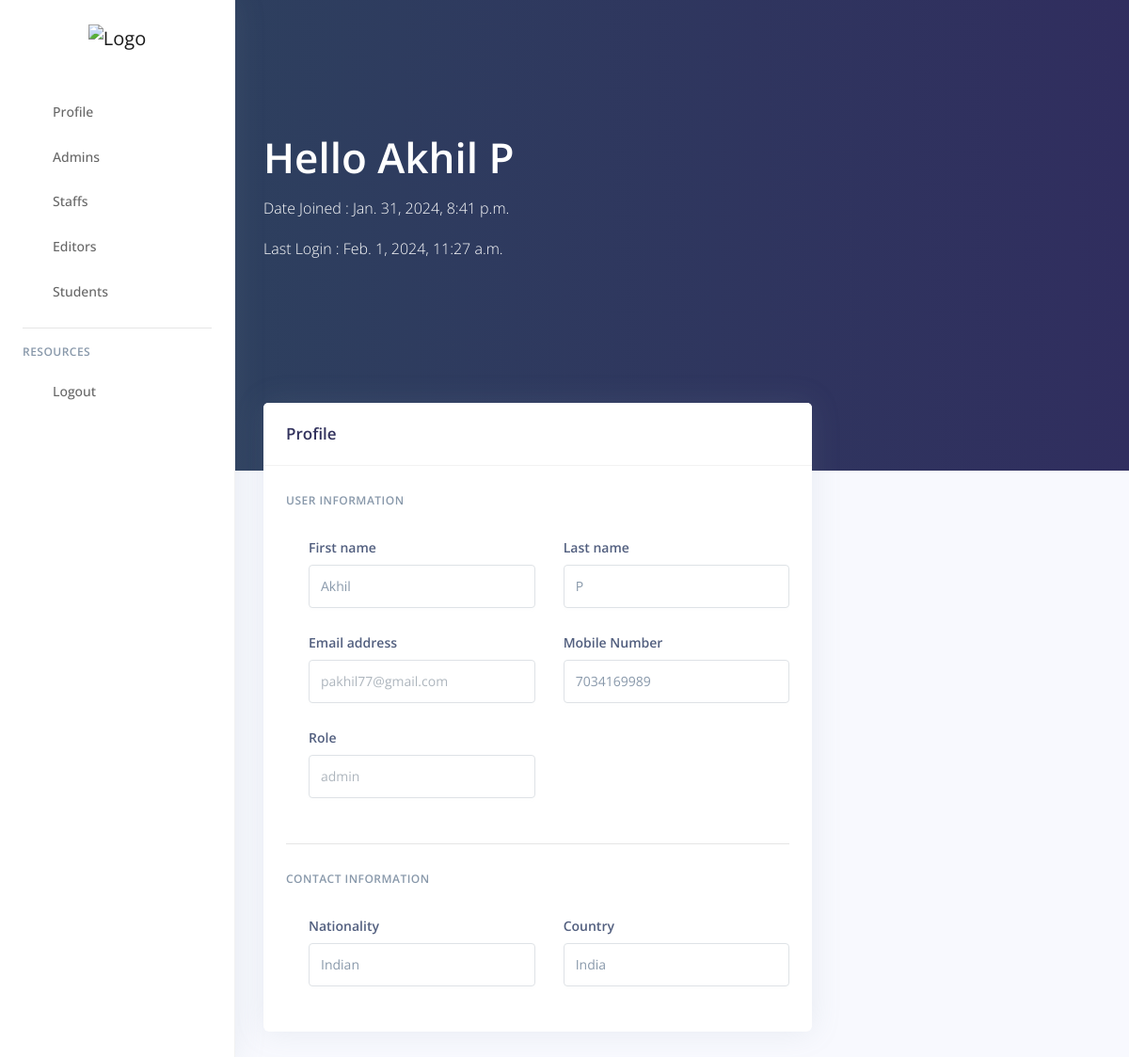
Screenshot of /profile/ (signed in) with the database file from the repository.
### user/models.py (models this page shows, shortened)
class AppUser(AbstractUser):
    first_name = models.CharField(max_length=150)
    last_name = models.CharField(max_length=150)
    full_name = models.CharField(max_length=300)
    email = models.EmailField(unique=True)
    country = models.CharField(max_length=100)
    nationality = models.CharField(max_length=100)
    mobile_number = models.CharField(max_length=15)
    ROLE_CHOICES = [
        ('student', 'Student'),
        ('staff', 'Staff'),
        ('admin', 'Admin'),
        ('editor', 'Editor'),
    ]
    role = models.CharField(max_length=10, choices=ROLE_CHOICES)

### user/views.py (the view)
# urls.py: path('profile/', profile, name='profile'),
@login_required
def profile(request):
    return render(request, "profile.html")

### user/templates/profile.html (shortened to what this page needs)
{% extends 'layouts/base.html' %}
{% block content %}
{% load tz %}
<div class="header pb-6 d-flex align-items-center"
     style="min-height: 500px; background-size: cover; background-position: center top;">
  <span class="mask bg-gradient-default opacity-8"></span>
  <div class="container-fluid align-items-center">
    <div class="row">
      <div class="col-lg-7 col-md-10">
        <h1 class="display-2 text-white">
          Hello {{ request.user.full_name }}
        </h1>
        {% localtime on %}
          <p class="text-white">Date Joined : {{ request.user.date_joined }}</p>
          <p class="text-white">Last Login : {{ request.user.last_login|default:"N/A" }}</p>
        {% endlocaltime %}
      </div>
    </div>
  </div>
</div>
<div class="container-fluid mt--6">
  <div class="row">
    <div class="col-xl-8 order-xl-1">
      <div class="card">
        <div class="card-header">
          <div class="row align-items-center">
            <div class="col-8">
              <h3 class="mb-0">Profile </h3>
            </div>
          </div>
        </div>
        <div class="card-body">
          <form>
            <h6 class="heading-small text-muted mb-4">User information</h6>
            <div class="pl-lg-4">
              <div class="row">
                <div class="col-lg-6">
                  <div class="form-group">
                    <label class="form-control-label" for="input-first-name">First name</label>
                    <input type="text" id="input-first-name" class="form-control" placeholder="First name" value="{{ request.user.first_name }}">
                  </div>
                </div>
                <div class="col-lg-6">
                  <div class="form-group">
                    <label class="form-control-label" for="input-last-name">Last name</label>
                    <input type="text" id="input-last-name" class="form-control" placeholder="Last name" value="{{ request.user.last_name }}">
                  </div>
                </div>
              </div>
              <div class="row">
                <div class="col-lg-6">
                  <div class="form-group">
                    <label class="form-control-label" for="input-email">Email address</label>
                    <input type="email" id="input-email" class="form-control" placeholder="{{ request.user.email }}">
                  </div>
                </div>
                <div class="col-lg-6">
                  <div class="form-group">
                    <label class="form-control-label" for="input-username">Mobile Number</label>
                    <input type="text" id="input-username" class="form-control" placeholder="Username" value="{{ request.user.mobile_number }}">
                  </div>
                </div>
              </div>
              <div class="row">
                <div class="col-lg-6">
                  <div class="form-group">
                    <label class="form-control-label" for="input-email">Role</label>
                    <input type="text" id="input-email" class="form-control" placeholder="{{ request.user.role }}">
                  </div>
                </div>
              </div>
            </div>
            <hr class="my-4" />
            <h6 class="heading-small text-muted mb-4">Contact information</h6>
            <div class="pl-lg-4">
              <div class="row">
                <div class="col-lg-6">
                  <div class="form-group">
                    <label class="form-control-label" for="input-city">Nationality</label>
                    <input type="text" id="input-city" class="form-control" placeholder="City" value="{{ request.user.nationality }}">
                  </div>
                </div>
                <div class="col-lg-6">
                  <div class="form-group">
                    <label class="form-control-label" for="input-country">Country</label>
                    <input type="text" id="input-country" class="form-control" placeholder="Country" value="{{ request.user.country }}">
                  </div>
                </div>
              </div>
            </div>
          </form>
        </div>
      </div>
    </div>
  </div>
</div>
{% endblock content %}

### templates/layouts/base.html (shortened to what this page needs)
<!DOCTYPE html>
<html lang="en">
<head>
  <link rel="stylesheet" href="/static/assets/vendor/nucleo/css/nucleo.css" type="text/css">
  <link rel="stylesheet" href="/static/assets/vendor/@fortawesome/fontawesome-free/css/all.min.css" type="text/css">
  <link rel="stylesheet" href="/static/assets/css/style.css?v=1.2.0" type="text/css">
</head>
<body class="">
  {% include "includes/sidenav.html" %}
  <div class="main-content" id="panel">
    {% block content %}{% endblock content %}
  </div>
</body>
</html>

### templates/includes/sidenav.html
<nav class="sidenav navbar navbar-vertical  fixed-left  navbar-expand-xs navbar-light bg-white" id="sidenav-main">
  <div class="scrollbar-inner">
    <div class="sidenav-header  align-items-center">
      <a class="navbar-brand" href="/profile">
        <img src="/static/logo-dark.png" class="navbar-brand-img" alt="Logo">
      </a>
    </div>
    <div class="navbar-inner">
      <div class="collapse navbar-collapse" id="sidenav-collapse-main">
        <ul class="navbar-nav">
          <li class="nav-item">
            <a class="nav-link" href="/profile">
              <i class="ni ni-single-02 text-yellow"></i>
              <span class="nav-link-text">Profile</span>
            </a>
          </li>
          {% if request.user.role == 'admin' %}
          <li class="nav-item">
            <a class="nav-link" href="/admins">
              <i class="ni ni-bullet-list-67 text-default"></i>
              <span class="nav-link-text">Admins</span>
            </a>
          </li>
          {% endif %}
          {% if request.user.role == 'staff' or request.user.role == 'admin' %}
          <li class="nav-item">
            <a class="nav-link" href="/staffs">
              <i class="ni ni-bullet-list-67 text-default"></i>
              <span class="nav-link-text">Staffs</span>
            </a>
          </li>
          {% endif %}
          {% if request.user.role == 'editor' or request.user.role == 'admin' %}
          <li class="nav-item">
            <a class="nav-link" href="/editors">
              <i class="ni ni-bullet-list-67 text-default"></i>
              <span class="nav-link-text">Editors</span>
            </a>
          </li>
          {% endif %}
          {% if request.user.role == 'student' or request.user.role == 'admin' %}
          <li class="nav-item">
            <a class="nav-link" href="/students">
              <i class="ni ni-bullet-list-67 text-default"></i>
              <span class="nav-link-text">Students</span>
            </a>
          </li>
          {% endif %}
        </ul>
        <hr class="my-3">
        <h6 class="navbar-heading p-0 text-muted">
          <span class="docs-normal">Resources</span>
        </h6>
        <ul class="navbar-nav mb-md-3">
          <li class="nav-item">
            <a class="nav-link" href="/logout">
              <i class="ni ni-user-run text-red"></i>
              <span class="nav-link-text">Logout</span>
            </a>
          </li>
        </ul>
      </div>
    </div>
  </div>
</nav>

### rows the page displays
AppUser: user.full_name "Akhil P", user.date_joined "Jan. 31, 2024, 8:41 p.m.", user.last_login "Feb. 1, 2024, 11:27 a.m.", user.first_name "Akhil", user.last_name "P", user.email "pakhil77@gmail.com", user.mobile_number "7034169989", user.role "admin", user.nationality "Indian", user.country "India"
